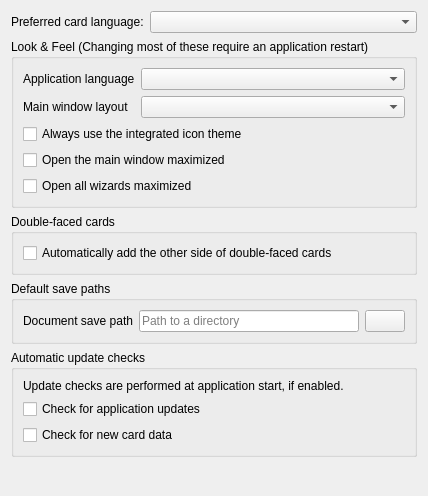
<?xml version="1.0" encoding="UTF-8"?>
<ui version="4.0">
 <class>GeneralSettingsPage</class>
 <widget class="QWidget" name="GeneralSettingsPage">
  <property name="geometry">
   <rect>
    <x>0</x>
    <y>0</y>
    <width>428</width>
    <height>496</height>
   </rect>
  </property>
  <layout class="QGridLayout" name="gridLayout">
   <item row="1" column="0" colspan="2">
    <widget class="QGroupBox" name="look_and_feel_settings_group_box">
     <property name="title">
      <string>Look &amp;&amp; Feel (Changing most of these require an application restart)</string>
     </property>
     <layout class="QGridLayout" name="gridLayout_2">
      <item row="3" column="0" colspan="2">
       <widget class="QCheckBox" name="gui_open_maximized">
        <property name="text">
         <string>Open the main window maximized</string>
        </property>
       </widget>
      </item>
      <item row="4" column="0" colspan="2">
       <widget class="QCheckBox" name="wizards_open_maximized">
        <property name="text">
         <string>Open all wizards maximized</string>
        </property>
       </widget>
      </item>
      <item row="1" column="1">
       <widget class="QComboBox" name="add_card_widget_style_combo_box">
        <property name="sizePolicy">
         <sizepolicy hsizetype="Expanding" vsizetype="Fixed">
          <horstretch>0</horstretch>
          <verstretch>0</verstretch>
         </sizepolicy>
        </property>
        <property name="toolTip">
         <string>Horizontal adds a wide, horizontal search area above the currently edited page, and is best for taller screens, like 4:3 or 3:2.
Columnar organizes the main window content in four columns, and is best for (ultra-)wide screens.
Tabbed uses tabs to only show parts of the main window at a time. Best used with small screens in portrait mode (i.e. 9:16), otherwise not recommended.</string>
        </property>
       </widget>
      </item>
      <item row="1" column="0">
       <widget class="QLabel" name="add_card_widget_style_label">
        <property name="text">
         <string>Main window layout</string>
        </property>
        <property name="buddy">
         <cstring>add_card_widget_style_combo_box</cstring>
        </property>
       </widget>
      </item>
      <item row="0" column="1">
       <widget class="QComboBox" name="application_language_combo_box"/>
      </item>
      <item row="0" column="0">
       <widget class="QLabel" name="application_language_label">
        <property name="text">
         <string>Application language</string>
        </property>
       </widget>
      </item>
      <item row="2" column="0" colspan="2">
       <widget class="QCheckBox" name="force_use_internal_icons">
        <property name="toolTip">
         <string>Use the integrated icon theme, even on systems with support for system-wide icon themes.
Useful, if the system-supplied icons are incomplete, or broken</string>
        </property>
        <property name="text">
         <string>Always use the integrated icon theme</string>
        </property>
       </widget>
      </item>
     </layout>
    </widget>
   </item>
   <item row="0" column="1">
    <widget class="QComboBox" name="preferred_language_combo_box">
     <property name="sizePolicy">
      <sizepolicy hsizetype="Expanding" vsizetype="Fixed">
       <horstretch>0</horstretch>
       <verstretch>0</verstretch>
      </sizepolicy>
     </property>
     <property name="toolTip">
      <string>Language choices will default to the chosen language here.
Entries use the language codes as listed on Scryfall.

Note: Cards in deck lists use the language as given by the deck list. To overwrite, use the deck list translation option.</string>
     </property>
    </widget>
   </item>
   <item row="2" column="0" colspan="2">
    <widget class="QGroupBox" name="double_faced_cards_group_box">
     <property name="title">
      <string>Double-faced cards</string>
     </property>
     <layout class="QVBoxLayout" name="verticalLayout_5">
      <item>
       <widget class="QCheckBox" name="automatically_add_opposing_faces">
        <property name="toolTip">
         <string>When adding double-faced cards, automatically add the same number of copies of the other side.
Uses the appropriate, matching other card side.
Uncheck to disable this automatism.</string>
        </property>
        <property name="text">
         <string>Automatically add the other side of double-faced cards</string>
        </property>
       </widget>
      </item>
     </layout>
    </widget>
   </item>
   <item row="0" column="0">
    <widget class="QLabel" name="preferred_language_label">
     <property name="toolTip">
      <string>Card language selected at application start and default language when enabling deck list translations</string>
     </property>
     <property name="text">
      <string>Preferred card language:</string>
     </property>
     <property name="buddy">
      <cstring>preferred_language_combo_box</cstring>
     </property>
    </widget>
   </item>
   <item row="4" column="0" colspan="2">
    <widget class="QGroupBox" name="update_check_group_box">
     <property name="toolTip">
      <string/>
     </property>
     <property name="title">
      <string>Automatic update checks</string>
     </property>
     <layout class="QVBoxLayout" name="verticalLayout_9">
      <item>
       <widget class="QLabel" name="update_check_label">
        <property name="text">
         <string>Update checks are performed at application start, if enabled.</string>
        </property>
       </widget>
      </item>
      <item>
       <widget class="QCheckBox" name="check_application_updates_enabled">
        <property name="toolTip">
         <string>If enabled, check for application updates, and notify if new updates are available for installation.</string>
        </property>
        <property name="text">
         <string>Check for application updates</string>
        </property>
        <property name="tristate">
         <bool>true</bool>
        </property>
       </widget>
      </item>
      <item>
       <widget class="QCheckBox" name="check_card_data_updates_enabled">
        <property name="toolTip">
         <string>If enabled, query the Scryfall API if new cards are available. If so, offer to update the local card data.</string>
        </property>
        <property name="text">
         <string>Check for new card data</string>
        </property>
        <property name="tristate">
         <bool>true</bool>
        </property>
       </widget>
      </item>
     </layout>
    </widget>
   </item>
   <item row="3" column="0" colspan="2">
    <widget class="QGroupBox" name="default_paths_group_box">
     <property name="toolTip">
      <string>These paths are selected by default when browsing the file system for files</string>
     </property>
     <property name="title">
      <string>Default save paths</string>
     </property>
     <layout class="QGridLayout" name="gridLayout_4">
      <item row="0" column="2">
       <widget class="QPushButton" name="document_save_path_browse_button">
        <property name="toolTip">
         <string>Browse…</string>
        </property>
        <property name="text">
         <string/>
        </property>
        <property name="icon">
         <iconset theme="document-open"/>
        </property>
       </widget>
      </item>
      <item row="0" column="0">
       <widget class="QLabel" name="document_save_path_label">
        <property name="text">
         <string>Document save path</string>
        </property>
        <property name="buddy">
         <cstring>document_save_path</cstring>
        </property>
       </widget>
      </item>
      <item row="0" column="1">
       <widget class="QLineEdit" name="document_save_path">
        <property name="toolTip">
         <string>If set, use this as the default location for saving documents.</string>
        </property>
        <property name="inputMethodHints">
         <set>Qt::ImhNoAutoUppercase</set>
        </property>
        <property name="placeholderText">
         <string>Path to a directory</string>
        </property>
        <property name="clearButtonEnabled">
         <bool>true</bool>
        </property>
       </widget>
      </item>
     </layout>
    </widget>
   </item>
   <item row="5" column="0" colspan="2">
    <spacer name="bottom_spacer">
     <property name="orientation">
      <enum>Qt::Vertical</enum>
     </property>
     <property name="sizeHint" stdset="0">
      <size>
       <width>20</width>
       <height>20</height>
      </size>
     </property>
    </spacer>
   </item>
  </layout>
 </widget>
 <resources/>
 <connections/>
</ui>
